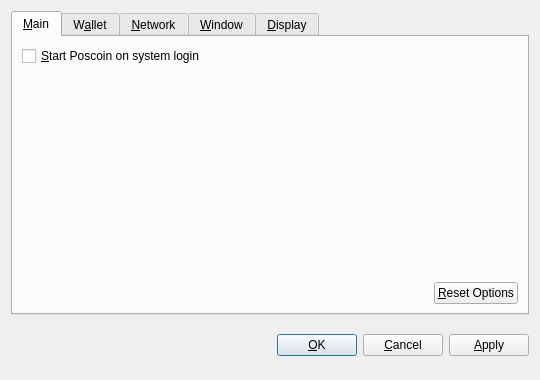
<?xml version="1.0" encoding="UTF-8"?>
<ui version="4.0">
 <class>OptionsDialog</class>
 <widget class="QDialog" name="OptionsDialog">
  <property name="geometry">
   <rect>
    <x>0</x>
    <y>0</y>
    <width>540</width>
    <height>380</height>
   </rect>
  </property>
  <property name="windowTitle">
   <string>Options</string>
  </property>
  <property name="modal">
   <bool>true</bool>
  </property>
  <layout class="QVBoxLayout" name="verticalLayout">
   <item>
    <widget class="QTabWidget" name="tabWidget">
     <property name="tabPosition">
      <enum>QTabWidget::North</enum>
     </property>
     <property name="currentIndex">
      <number>0</number>
     </property>
     <widget class="QWidget" name="tabMain">
      <attribute name="title">
       <string>&amp;Main</string>
      </attribute>
      <layout class="QVBoxLayout" name="verticalLayout_Main">
       <item>
        <widget class="QCheckBox" name="bitcoinAtStartup">
         <property name="toolTip">
          <string>Automatically start Poscoin after logging in to the system.</string>
         </property>
         <property name="text">
          <string>&amp;Start Poscoin on system login</string>
         </property>
        </widget>
       </item>
       <item>
        <spacer name="verticalSpacer_Main">
         <property name="orientation">
          <enum>Qt::Vertical</enum>
         </property>
         <property name="sizeHint" stdset="0">
          <size>
           <width>20</width>
           <height>40</height>
          </size>
         </property>
        </spacer>
       </item>
       <item>
        <layout class="QHBoxLayout" name="horizontalLayout_2_Main">
         <item>
          <spacer name="horizontalSpacer_2_Main">
           <property name="orientation">
            <enum>Qt::Horizontal</enum>
           </property>
           <property name="sizeHint" stdset="0">
            <size>
             <width>40</width>
             <height>20</height>
            </size>
           </property>
          </spacer>
         </item>
         <item>
          <widget class="QPushButton" name="resetButton">
           <property name="toolTip">
            <string>Reset all client options to default.</string>
           </property>
           <property name="text">
            <string>&amp;Reset Options</string>
           </property>
           <property name="autoDefault">
            <bool>false</bool>
           </property>
          </widget>
         </item>
        </layout>
       </item>
      </layout>
     </widget>
     <widget class="QWidget" name="tabWallet">
      <attribute name="title">
       <string>W&amp;allet</string>
      </attribute>
      <layout class="QVBoxLayout" name="verticalLayout_Network">
       <item>
        <widget class="QLabel" name="transactionFeeInfoLabel">
         <property name="text">
          <string>Optional transaction fee per kB that helps make sure your transactions are processed quickly. Most transactions are 1 kB.</string>
         </property>
         <property name="textFormat">
          <enum>Qt::PlainText</enum>
         </property>
         <property name="wordWrap">
          <bool>true</bool>
         </property>
        </widget>
       </item>
       <item>
        <layout class="QHBoxLayout" name="horizontalLayout_1_Main">
         <item>
          <widget class="QLabel" name="transactionFeeLabel">
           <property name="text">
            <string>Pay transaction &amp;fee</string>
           </property>
           <property name="textFormat">
            <enum>Qt::PlainText</enum>
           </property>
           <property name="buddy">
            <cstring>transactionFee</cstring>
           </property>
          </widget>
         </item>
         <item>
          <widget class="BitcoinAmountField" name="transactionFee"/>
         </item>
         <item>
          <spacer name="horizontalSpacer_1_Main">
           <property name="orientation">
            <enum>Qt::Horizontal</enum>
           </property>
           <property name="sizeHint" stdset="0">
            <size>
             <width>40</width>
             <height>20</height>
            </size>
           </property>
          </spacer>
         </item>
        </layout>
       </item>
       <item>
        <widget class="QLabel" name="label">
         <property name="text">
          <string>If you disable the spending of unconfirmed change, the change from a transaction cannot be used until that transaction has at least one confirmation. This also affects how your balance is computed.</string>
         </property>
         <property name="wordWrap">
          <bool>true</bool>
         </property>
        </widget>
       </item>
       <item>
        <widget class="QCheckBox" name="spendZeroConfChange">
         <property name="text">
          <string>Spend unconfirmed change  (experts only)</string>
         </property>
        </widget>
       </item>
       <item>
        <spacer name="verticalSpacer">
         <property name="orientation">
          <enum>Qt::Vertical</enum>
         </property>
         <property name="sizeHint" stdset="0">
          <size>
           <width>20</width>
           <height>40</height>
          </size>
         </property>
        </spacer>
       </item>
      </layout>
     </widget>
     <widget class="QWidget" name="tabNetwork">
      <attribute name="title">
       <string>&amp;Network</string>
      </attribute>
      <layout class="QVBoxLayout" name="verticalLayout_Network">
       <item>
        <widget class="QCheckBox" name="mapPortUpnp">
         <property name="toolTip">
          <string>Automatically open the Poscoin client port on the router. This only works when your router supports UPnP and it is enabled.</string>
         </property>
         <property name="text">
          <string>Map port using &amp;UPnP</string>
         </property>
        </widget>
       </item>
       <item>
        <widget class="QCheckBox" name="connectSocks">
         <property name="toolTip">
          <string>Connect to the Poscoin network through a SOCKS proxy (e.g. when connecting through Tor).</string>
         </property>
         <property name="text">
          <string>&amp;Connect through SOCKS proxy:</string>
         </property>
        </widget>
       </item>
       <item>
        <layout class="QHBoxLayout" name="horizontalLayout_Network">
         <item>
          <widget class="QLabel" name="proxyIpLabel">
           <property name="text">
            <string>Proxy &amp;IP:</string>
           </property>
           <property name="textFormat">
            <enum>Qt::PlainText</enum>
           </property>
           <property name="buddy">
            <cstring>proxyIp</cstring>
           </property>
          </widget>
         </item>
         <item>
          <widget class="QValidatedLineEdit" name="proxyIp">
           <property name="maximumSize">
            <size>
             <width>140</width>
             <height>16777215</height>
            </size>
           </property>
           <property name="toolTip">
            <string>IP address of the proxy (e.g. 127.0.0.1)</string>
           </property>
          </widget>
         </item>
         <item>
          <widget class="QLabel" name="proxyPortLabel">
           <property name="text">
            <string>&amp;Port:</string>
           </property>
           <property name="textFormat">
            <enum>Qt::PlainText</enum>
           </property>
           <property name="buddy">
            <cstring>proxyPort</cstring>
           </property>
          </widget>
         </item>
         <item>
          <widget class="QLineEdit" name="proxyPort">
           <property name="maximumSize">
            <size>
             <width>55</width>
             <height>16777215</height>
            </size>
           </property>
           <property name="toolTip">
            <string>Port of the proxy (e.g. 9050)</string>
           </property>
          </widget>
         </item>
         <item>
          <widget class="QLabel" name="socksVersionLabel">
           <property name="text">
            <string>SOCKS &amp;Version:</string>
           </property>
           <property name="textFormat">
            <enum>Qt::PlainText</enum>
           </property>
           <property name="buddy">
            <cstring>socksVersion</cstring>
           </property>
          </widget>
         </item>
         <item>
          <widget class="QValueComboBox" name="socksVersion">
           <property name="toolTip">
            <string>SOCKS version of the proxy (e.g. 5)</string>
           </property>
          </widget>
         </item>
         <item>
          <spacer name="horizontalSpacer_Network">
           <property name="orientation">
            <enum>Qt::Horizontal</enum>
           </property>
           <property name="sizeHint" stdset="0">
            <size>
             <width>40</width>
             <height>20</height>
            </size>
           </property>
          </spacer>
         </item>
        </layout>
       </item>
       <item>
        <spacer name="verticalSpacer_Network">
         <property name="orientation">
          <enum>Qt::Vertical</enum>
         </property>
         <property name="sizeHint" stdset="0">
          <size>
           <width>20</width>
           <height>40</height>
          </size>
         </property>
        </spacer>
       </item>
      </layout>
     </widget>
     <widget class="QWidget" name="tabWindow">
      <attribute name="title">
       <string>&amp;Window</string>
      </attribute>
      <layout class="QVBoxLayout" name="verticalLayout_Window">
       <item>
        <widget class="QCheckBox" name="minimizeToTray">
         <property name="toolTip">
          <string>Show only a tray icon after minimizing the window.</string>
         </property>
         <property name="text">
          <string>&amp;Minimize to the tray instead of the taskbar</string>
         </property>
        </widget>
       </item>
       <item>
        <widget class="QCheckBox" name="minimizeOnClose">
         <property name="toolTip">
          <string>Minimize instead of exit the application when the window is closed. When this option is enabled, the application will be closed only after selecting Quit in the menu.</string>
         </property>
         <property name="text">
          <string>M&amp;inimize on close</string>
         </property>
        </widget>
       </item>
       <item>
        <spacer name="verticalSpacer_Window">
         <property name="orientation">
          <enum>Qt::Vertical</enum>
         </property>
         <property name="sizeHint" stdset="0">
          <size>
           <width>20</width>
           <height>40</height>
          </size>
         </property>
        </spacer>
       </item>
      </layout>
     </widget>
     <widget class="QWidget" name="tabDisplay">
      <attribute name="title">
       <string>&amp;Display</string>
      </attribute>
      <layout class="QVBoxLayout" name="verticalLayout_Display">
       <item>
        <layout class="QHBoxLayout" name="horizontalLayout_1_Display">
         <item>
          <widget class="QLabel" name="langLabel">
           <property name="text">
            <string>User Interface &amp;language:</string>
           </property>
           <property name="textFormat">
            <enum>Qt::PlainText</enum>
           </property>
           <property name="buddy">
            <cstring>lang</cstring>
           </property>
          </widget>
         </item>
         <item>
          <widget class="QValueComboBox" name="lang">
           <property name="toolTip">
            <string>The user interface language can be set here. This setting will take effect after restarting Poscoin.</string>
           </property>
          </widget>
         </item>
        </layout>
       </item>
       <item>
        <layout class="QHBoxLayout" name="horizontalLayout_2_Display">
         <item>
          <widget class="QLabel" name="unitLabel">
           <property name="text">
            <string>&amp;Unit to show amounts in:</string>
           </property>
           <property name="textFormat">
            <enum>Qt::PlainText</enum>
           </property>
           <property name="buddy">
            <cstring>unit</cstring>
           </property>
          </widget>
         </item>
         <item>
          <widget class="QValueComboBox" name="unit">
           <property name="toolTip">
            <string>Choose the default subdivision unit to show in the interface and when sending coins.</string>
           </property>
          </widget>
         </item>
        </layout>
       </item>
       <item>
        <widget class="QCheckBox" name="displayAddresses">
         <property name="toolTip">
          <string>Whether to show Poscoin addresses in the transaction list or not.</string>
         </property>
         <property name="text">
          <string>&amp;Display addresses in transaction list</string>
         </property>
        </widget>
       </item>
       <item>
        <widget class="QCheckBox" name="coinControlFeatures">
         <property name="toolTip">
          <string>Whether to show coin control features or not.</string>
         </property>
         <property name="text">
          <string>Display coin &amp;control features (experts only!)</string>
         </property>
        </widget>
       </item>
       <item>
        <spacer name="verticalSpacer_Display">
         <property name="orientation">
          <enum>Qt::Vertical</enum>
         </property>
         <property name="sizeHint" stdset="0">
          <size>
           <width>20</width>
           <height>40</height>
          </size>
         </property>
        </spacer>
       </item>
      </layout>
     </widget>
    </widget>
   </item>
   <item>
    <layout class="QHBoxLayout" name="horizontalLayout_Buttons">
     <item>
      <spacer name="horizontalSpacer_1">
       <property name="orientation">
        <enum>Qt::Horizontal</enum>
       </property>
       <property name="sizeHint" stdset="0">
        <size>
         <width>40</width>
         <height>48</height>
        </size>
       </property>
      </spacer>
     </item>
     <item>
      <widget class="QLabel" name="statusLabel">
       <property name="font">
        <font>
         <weight>75</weight>
         <bold>true</bold>
        </font>
       </property>
       <property name="text">
        <string/>
       </property>
       <property name="textFormat">
        <enum>Qt::PlainText</enum>
       </property>
       <property name="wordWrap">
        <bool>true</bool>
       </property>
      </widget>
     </item>
     <item>
      <spacer name="horizontalSpacer_2">
       <property name="orientation">
        <enum>Qt::Horizontal</enum>
       </property>
       <property name="sizeHint" stdset="0">
        <size>
         <width>40</width>
         <height>48</height>
        </size>
       </property>
      </spacer>
     </item>
     <item>
      <widget class="QPushButton" name="okButton">
       <property name="text">
        <string>&amp;OK</string>
       </property>
      </widget>
     </item>
     <item>
      <widget class="QPushButton" name="cancelButton">
       <property name="text">
        <string>&amp;Cancel</string>
       </property>
       <property name="autoDefault">
        <bool>false</bool>
       </property>
      </widget>
     </item>
     <item>
      <widget class="QPushButton" name="applyButton">
       <property name="text">
        <string>&amp;Apply</string>
       </property>
       <property name="autoDefault">
        <bool>false</bool>
       </property>
      </widget>
     </item>
    </layout>
   </item>
  </layout>
 </widget>
 <customwidgets>
  <customwidget>
   <class>BitcoinAmountField</class>
   <extends>QSpinBox</extends>
   <header>bitcoinamountfield.h</header>
  </customwidget>
  <customwidget>
   <class>QValueComboBox</class>
   <extends>QComboBox</extends>
   <header>qvaluecombobox.h</header>
  </customwidget>
  <customwidget>
   <class>QValidatedLineEdit</class>
   <extends>QLineEdit</extends>
   <header>qvalidatedlineedit.h</header>
  </customwidget>
 </customwidgets>
 <resources/>
 <connections/>
</ui>
